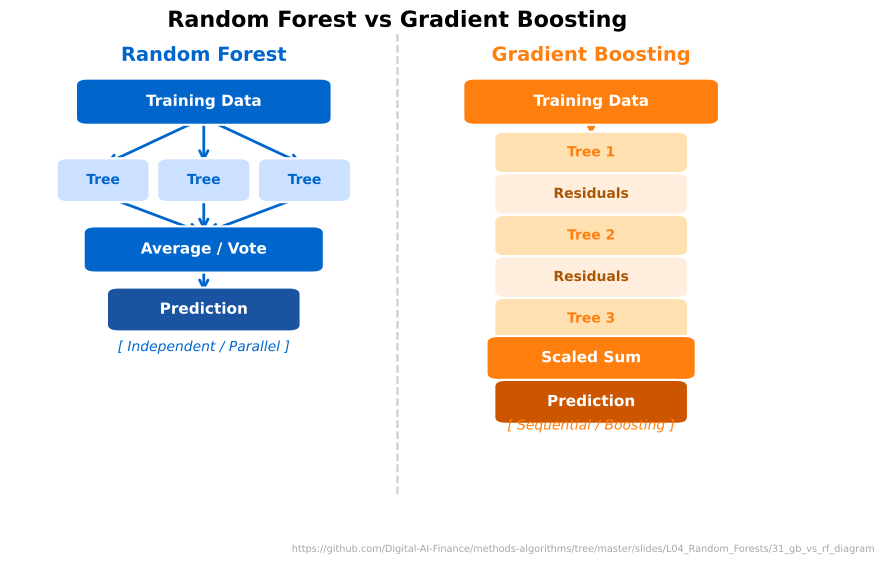

Here is the Python script that generated this plot:
import sys
from pathlib import Path
sys.path.insert(0, str(Path(__file__).resolve().parents[3] / 'templates'))
from chart_style import apply_style, COLORS, MLPURPLE, MLBLUE, MLORANGE, MLGREEN, MLRED, MLLAVENDER
apply_style()

CHART_METADATA = {
    'title': 'Random Forest vs Gradient Boosting',
    'description': 'Conceptual diagram comparing parallel tree building (RF) with sequential residual fitting (GBM)',
    'url': 'https://github.com/Digital-AI-Finance/methods-algorithms/tree/master/slides/L04_Random_Forests/31_gb_vs_rf_diagram'
}

import matplotlib.pyplot as plt
import matplotlib.patches as mpatches
from matplotlib.patches import FancyBboxPatch, FancyArrowPatch

fig, ax = plt.subplots(figsize=(10, 6))
ax.axis('off')
ax.grid(False)
ax.set_xlim(0, 10)
ax.set_ylim(0, 10)

# ---- Helper ----
def draw_box(ax, cx, cy, w, h, label, facecolor, fontsize=11, textcolor='white'):
    x0, y0 = cx - w / 2, cy - h / 2
    patch = FancyBboxPatch((x0, y0), w, h,
                           boxstyle='round,pad=0.15',
                           facecolor=facecolor, edgecolor='white',
                           linewidth=1.5, zorder=3)
    ax.add_patch(patch)
    ax.text(cx, cy, label, ha='center', va='center',
            fontsize=fontsize, color=textcolor, fontweight='bold', zorder=4)

def draw_arrow(ax, x1, y1, x2, y2, color):
    ax.annotate('', xy=(x2, y2), xytext=(x1, y1),
                arrowprops=dict(arrowstyle='->', color=color, lw=2.0),
                zorder=2)

# ============================================================
# LEFT: Random Forest (MLBLUE)
# ============================================================
rf_color = MLBLUE
rf_light = '#CCE0FF'
rf_cx = 2.5

# Title label
ax.text(rf_cx, 9.5, 'Random Forest', ha='center', va='center',
        fontsize=14, color=rf_color, fontweight='bold')

# Training Data
draw_box(ax, rf_cx, 8.5, 3.0, 0.7, 'Training Data', rf_color, fontsize=11)

# Three tree boxes (parallel)
tree_xs = [1.2, 2.5, 3.8]
tree_y = 6.8
for tx in tree_xs:
    draw_box(ax, tx, tree_y, 0.9, 0.65, 'Tree', rf_light, fontsize=10, textcolor=rf_color)
    draw_arrow(ax, rf_cx, 8.15, tx, tree_y + 0.33, rf_color)

# Average / Vote box
draw_box(ax, rf_cx, 5.3, 2.8, 0.7, 'Average / Vote', rf_color, fontsize=11)
for tx in tree_xs:
    draw_arrow(ax, tx, tree_y - 0.33, rf_cx, 5.65, rf_color)

# Prediction
draw_box(ax, rf_cx, 4.0, 2.2, 0.65, 'Prediction', '#1a53a0', fontsize=11)
draw_arrow(ax, rf_cx, 4.95, rf_cx, 4.33, rf_color)

# "Parallel" label
ax.text(rf_cx, 3.1, '[ Independent / Parallel ]', ha='center',
        fontsize=10, color=rf_color, style='italic')

# ============================================================
# RIGHT: Gradient Boosting (MLORANGE)
# ============================================================
gb_color = MLORANGE
gb_light = '#FFE0B0'
gb_cx = 7.5

ax.text(gb_cx, 9.5, 'Gradient Boosting', ha='center', va='center',
        fontsize=14, color=gb_color, fontweight='bold')

# Training Data
draw_box(ax, gb_cx, 8.5, 3.0, 0.7, 'Training Data', gb_color,
         fontsize=11, textcolor='white')

# Sequential chain: Tree1 -> Residuals -> Tree2 -> Residuals -> Tree3
chain_y_start = 7.4
step = 0.9
items = ['Tree 1', 'Residuals', 'Tree 2', 'Residuals', 'Tree 3']
item_colors = [gb_light, '#FFEEDD', gb_light, '#FFEEDD', gb_light]
item_tcolor = [gb_color, '#AA5500', gb_color, '#AA5500', gb_color]
chain_ys = [chain_y_start - i * step for i in range(len(items))]

draw_arrow(ax, gb_cx, 8.15, gb_cx, chain_ys[0] + 0.33, gb_color)

for i, (label, cy, fc, tc) in enumerate(zip(items, chain_ys, item_colors, item_tcolor)):
    draw_box(ax, gb_cx, cy, 2.2, 0.6, label, fc, fontsize=10, textcolor=tc)
    if i < len(items) - 1:
        draw_arrow(ax, gb_cx, cy - 0.30, gb_cx, chain_ys[i + 1] + 0.30, gb_color)

# Scaled Sum
sum_y = chain_ys[-1] - 0.85
draw_box(ax, gb_cx, sum_y, 2.4, 0.65, 'Scaled Sum', gb_color,
         fontsize=11, textcolor='white')
draw_arrow(ax, gb_cx, chain_ys[-1] - 0.30, gb_cx, sum_y + 0.33, gb_color)

# Prediction
pred_y = sum_y - 0.95
draw_box(ax, gb_cx, pred_y, 2.2, 0.65, 'Prediction', '#CC5500',
         fontsize=11, textcolor='white')
draw_arrow(ax, gb_cx, sum_y - 0.33, gb_cx, pred_y + 0.33, gb_color)

# "Sequential" label
ax.text(gb_cx, pred_y - 0.6, '[ Sequential / Boosting ]', ha='center',
        fontsize=10, color=gb_color, style='italic')

# ============================================================
# Dividing line
# ============================================================
ax.axvline(5.0, color='#CCCCCC', linewidth=1.5, linestyle='--', zorder=1)

# Title
ax.set_title('Random Forest vs Gradient Boosting', fontsize=16, fontweight='bold', pad=4)

plt.figtext(0.99, 0.01, CHART_METADATA['url'], fontsize=7, color='gray', ha='right', va='bottom', alpha=0.7)
plt.savefig(Path(__file__).parent / 'chart.pdf', dpi=300, bbox_inches='tight', facecolor='white')
plt.close()
